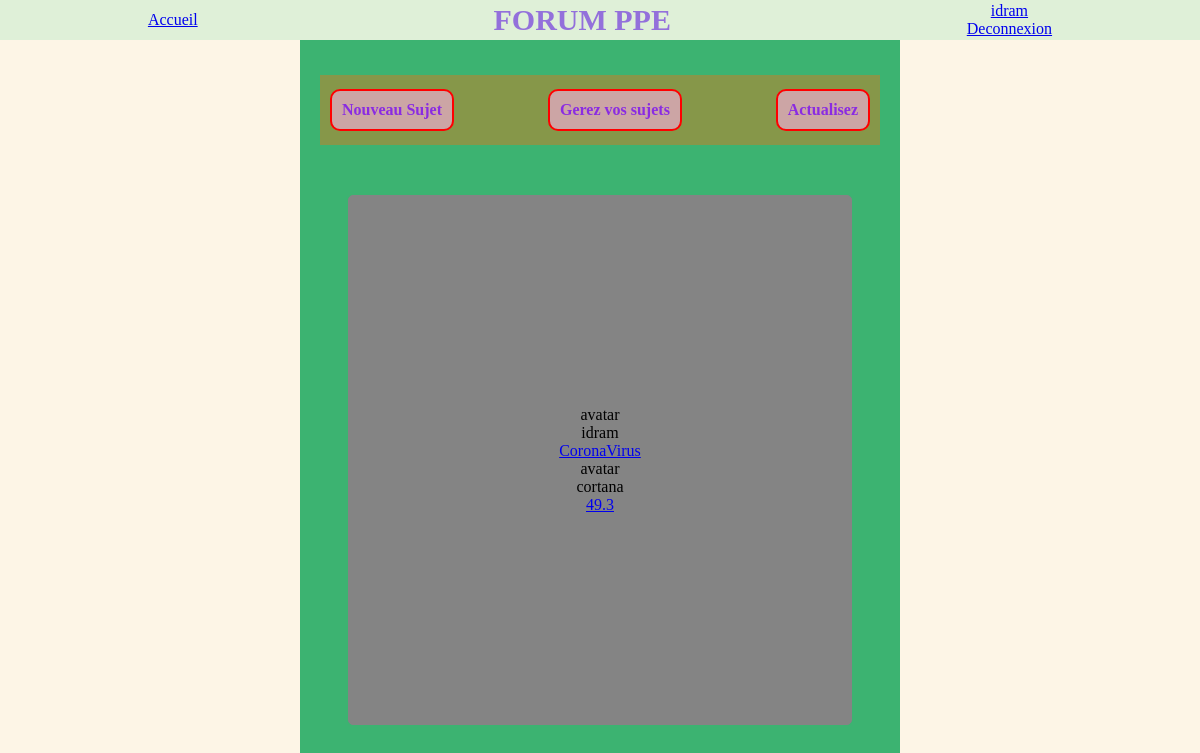
The app's page /index.php (signed in) with its own data.
### tables this page shows
CREATE TABLE Thread 
(
    idThread INT AUTO_INCREMENT NOT NULL,
    sujet VARCHAR(64) NOT NULL,
    text TEXT NOT NULL,
    dateParution DATE,
    fermer TINYINT,
    idUser INT NOT NULL,
    PRIMARY KEY(idThread)
);

CREATE TABLE Utilisateur
(
    idUser INT AUTO_INCREMENT NOT NULL,
    pseudo VARCHAR(64),
    cheminAvatar VARCHAR(64),
    mdp VARCHAR(64),
    ban TINYINT,
    admin TINYINT,
    PRIMARY KEY(idUser)
);

### dataManager/UserManager.php (called while the page is built, shortened)
<?php
class UserManager
{
    public static function findUser ($idUser)
    {
        $bdd = DataBaseLinker::getConnexion();
        $state=$bdd->prepare("SELECT * FROM Utilisateur WHERE idUser=?");
        $state->bindParam(1, $idUser);
        $state->execute();
        $resultats = $state->fetchAll();
        $user = new User();
        foreach($resultats as $lineResult)
        {
            $user->setIdUser($lineResult["idUser"]);
            $user->setPseudo($lineResult["pseudo"]);
            $user->setMdp($lineResult["mdp"]);
            $user->setCheminAvatar($lineResult["cheminAvatar"]);
            $user->setBan($lineResult["ban"]);
            $user->setAdmin($lineResult["admin"]);
        }
        return $user;
    }
    public static function findIdUser($username)
    {
        $bdd= DataBaseLinker::getConnexion();
        $state = $bdd->prepare("SELECT idUser FROM Utilisateur WHERE pseudo=?");
        $state->bindParam(1, $username);
        $state->execute();
        $result=$state->fetchAll();
        $codeRetour= $result[0][0];
        return $codeRetour;
    }
}

### dataManager/ThreadManager.php (called while the page is built, shortened)
<?php
class ThreadManager
{
    public static function findThread ($idThread)
    {
        $bdd = DataBaseLinker::getConnexion();
        $state = $bdd->prepare("SELECT * FROM Thread WHERE idThread=?");
        $state->bindParam(1, $idThread);
        $state->execute();
        $resultats = $state->fetchAll();
        $thread = new Thread;
        foreach($resultats as $line)
        {
            $thread->setIdThread($line["idThread"]);
            $thread->setSujet($line["sujet"]);
            $thread->setText($line["text"]);
            $thread->setDateParution($line["dateParution"]);
            $thread->setFermer($line["fermer"]);
            $thread->setIdUser($line["idUser"]);
        }
        return $thread;
    }
    public static function findAllThread ()
    {
        $tabThread = Array();
        $bdd = DataBaseLinker::getConnexion();
        $state = $bdd->prepare("SELECT * FROM Thread");
        $state->execute();
        $results = $state->fetchAll();
        foreach($results as $line)
        {
            $thread = new Thread();
            $thread->setIdThread($line["idThread"]);
            $thread->setSujet($line["sujet"]);
            $thread->setText($line["text"]);
            $thread->setDateParution($line["dateParution"]);
            $thread->setFermer($line["fermer"]);
            $thread->setIdUser($line["idUser"]);
            $tabThread [] = $thread;
        }
        return $tabThread;
    }
}

### data/User.php (called while the page is built, shortened)
<?php
class User
{
    private $pseudo;
    function getPseudo() {
        return $this->pseudo;
    }
    function setPseudo($pseudo) {
        $this->pseudo = $pseudo;
    }
}

### data/Thread.php (called while the page is built, shortened)
<?php
class Thread
{
    private $sujet;
        public function setSujet($sujet)
    {
        $this->sujet=$sujet;
    }
    public function getSujet()
    {
        return $this->sujet;
    }
}

### index.php (the view, shortened to what this page needs)
<?php
    include("header-footer/header.php");
    include("data/User.php");
    include("dataManager/UserManager.php");
    include("data/Thread.php");
    include("dataManager/ThreadManager.php");
    if(isset($_SESSION["ppe_session"]))
    {
        $id = UserManager::findIdUser($_SESSION["ppe_session"]);
        $utilisateur = UserManager::findUser($id);
        $allThread = ThreadManager::findAllThread();
    }
    else
    {
        $id = NULL;
        $utilisateur = NULL;
        $isAdmin = 0;
        $ban = 0;
        $allThread = ThreadManager::findAllThread();
    }
    if($id!=NULL)
        {
            echo '<div class="boutons">';
            echo '<div class="boutonTop"><a class="b" href="nouveauThread.php">Nouveau Sujet</a></div>';
            echo'<div class="boutonTop"><a class="b" href="gerezVosSujet.php">Gerez vos sujets</a></div>';
            echo '<div class="boutonTop"><a class="b" href="index.php">Actualisez</a></div>';
            echo '</div>';
        }
        else
        {
            echo '<div class="boutonsNoConnexion">';
            echo '<div class="boutonTop"><a class="b" href="index.php">Actualisez</a></div>';
            echo'</div>';
        }
    echo'<div class="thread_container">';
    foreach ($allThread as $line)
    {
        $lanceurDuThread = UserManager::findUser($line->getIdUser());
        $threadActuel = ThreadManager::findThread($line->getIdThread());
        echo'<div class="thread">';
            echo'<div class="avatarUtilisateur">avatar</div>';
            echo'<div class="pseudoLanceur">'.$lanceurDuThread->getPseudo().'</div>';
            echo'<div class="titreThread"><a href="sujet.php">'.$threadActuel->getSujet().'</a></div>';
        echo'</div>';
    }
echo'</div>';
?>
<?php
    include("header-footer/footer.php");
?>

### css/general.css (style rules this page uses)
body, html { height: 100%; margin: 0px; background-color: #FDF5E6; }

### css/index.css (style rules this page uses)
.boutons { display: flex; justify-content: space-between; background-color: #e873176e; margin-bottom: 50px; margin-top: 35px; width: -webkit-fill-available; height: 50px; align-items: center; padding: 10px; margin-left: 20px; margin-right: 20px; }
.thread_container { background-color: #848484; padding: 35%; border: 1px solid #848484; border-radius: 5px; }
.thread { display: flex; flex-direction: column; align-items: center; }
.boutonTop { background-color: #cca5a5; padding: 10px; border: solid 2px red; border-radius: 10px; }
.b { color: blueviolet; font-weight: bold; text-decoration: none; }

### records on screen
thread: idUser.pseudo "idram", sujet "CoronaVirus"
thread: idUser.pseudo "cortana", sujet "49.3"

### other values on screen
$_SESSION["ppe_session"] "idram"
